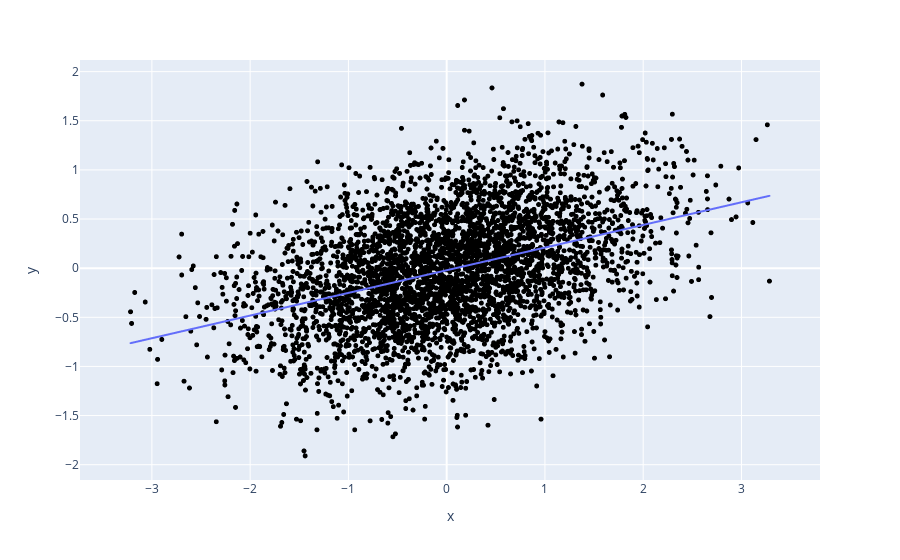

Notebook cell for this chart:
### Code cell
# source = data[:-1,1]
# destination = (data[1:,0]-data[:-1,0])

source = data[:,0]
destination = data[:,1]
fig = px.scatter(x = source, y = destination, trendline="ols")
fig.update_yaxes(
    scaleanchor = "x",
    scaleratio = 1,
  )
fig.update_traces(marker=dict(size=5, color="Black"),
                  selector=dict(mode='markers'))
fig.show()

### Figure 1 — Plotly figure (JSON) as saved in the notebook; plotly's stock layout.template omitted (floating-point values rounded to 4 significant figures; data arrays with more than 128 entries replaced by an {"elided": "..."} marker saying what was removed)
{"data": [{"hovertemplate": "x=%{x}<br>y=%{y}<extra></extra>", "legendgroup": "", "marker": {"color": "Black", "size": 5, "symbol": "circle"}, "mode": "markers", "name": "", "showlegend": false, "type": "scattergl", "x": {"elided": "4000 float values"}, "xaxis": "x", "y": {"elided": "4000 float values"}, "yaxis": "y"}, {"hovertemplate": "<b>OLS trendline</b><br>y = 0.230592 * x + -0.0211811<br>R<sup>2</sup>=0.163736<br><br>x=%{x}<br>y=%{y} <b>(trend)</b><extra></extra>", "legendgroup": "", "marker": {"color": "#636efa", "symbol": "circle"}, "mode": "lines", "name": "", "showlegend": false, "type": "scattergl", "x": {"elided": "4000 float values"}, "xaxis": "x", "y": {"elided": "4000 float values"}, "yaxis": "y"}], "layout": {"legend": {"tracegroupgap": 0}, "margin": {"t": 60}, "xaxis": {"anchor": "y", "domain": [0, 1], "title": {"text": "x"}}, "yaxis": {"anchor": "x", "domain": [0, 1], "scaleanchor": "x", "scaleratio": 1, "title": {"text": "y"}}}}
